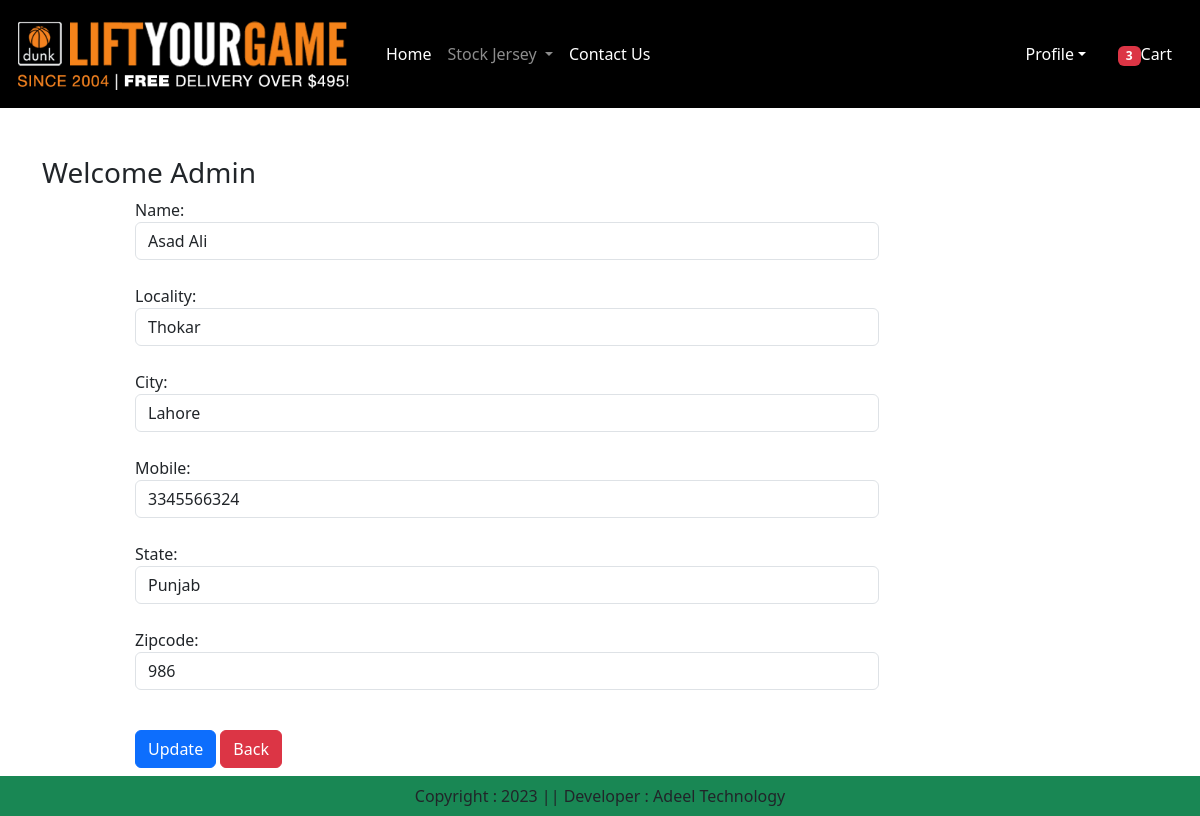
/updateAddress/7 (signed in), run on the app's committed database.
### app/models.py (models this page shows, shortened)
class Customer(models.Model):
    user = models.ForeignKey(User,on_delete=models.CASCADE)
    name = models.CharField(max_length=200)
    locality = models.CharField(max_length=200)
    city = models.CharField(max_length=200)
    mobile = models.IntegerField(default=0)
    zipcode = models.IntegerField()
    state = models.CharField(choices=STATE_CHOICES,max_length=100)

### app/views.py (the view, shortened to what this page needs)
# urls.py: path('updateAddress/<int:pk>', views.updateAddress.as_view(),name='updateAddress'),
@method_decorator(login_required,name='dispatch')
class updateAddress(View):
    def get(self,request,pk):
        add = Customer.objects.get(pk=pk)
        form = CustomerProfileForm(instance=add)
        totalitem = 0
        if request.user.is_authenticated:
           totalitem = len(Cart.objects.filter(user=request.user))
        return render(request,'app/updateAddress.html',locals())

### app/forms.py
class CustomerProfileForm(forms.ModelForm):
    class Meta:
        model = Customer
        fields=['name','locality','city','mobile','state','zipcode']
        widgets={
            'name' :forms.TextInput(attrs={'class':'form-control'}),
            'locality' :forms.TextInput(attrs={'class':'form-control'}),
            'city' :forms.TextInput(attrs={'class':'form-control'}),
            'mobile' :forms.NumberInput(attrs={'class':'form-control'}),
            'state' :forms.Select(attrs={'class':'form-control'}),
            'zipcode' :forms.NumberInput(attrs={'class':'form-control'}),
        }

### app/templates/app/updateAddress.html (shortened to what this page needs)
{% extends 'app/base.html' %}
{% load static %}
{% block main-content %}
<div class="container my-5">
    <div class="row">
     <h3>Welcome <span class="text-capitalize">{{request.user}}</span></h3>
    </div>
    <div class="col-sm-8 offset-sm-1">
        <form action="" method="post">
            {% for fm in form %}
            {{fm.label_tag}} {{fm}} <small class="text=danger">{{fm.errors|striptags}}</small> <br>
            {% endfor %}
            <div class="col-12 mt-3">
                <button type="submit" class="btn btn-primary">Update</button>
                <a href="{% url 'address' %}" type="button" class="btn btn-danger">Back</a>
            </div>
        </form>
    </div>
</div>
{% endblock main-content %}

### data on the page
Customer: form "Asad Ali" "Thokar" "Lahore" "3345566324" "Punjab" "986"

### other printed values
{{ totalitem }} "3"
{{ request.user }} "Admin"
{{ fm.label_tag }} "Name:" "Locality:" "City:" "Mobile:" "State:" "Zipcode:"
